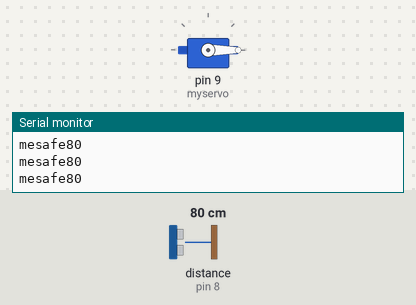
Bench run of a sketch on a simulated Arduino Uno, built with avr-gcc and run on an emulated ATmega328P. Parts: servo, the last lines printed to the serial monitor. The test bench sets the inputs (shaded band); at power-on: distance to the obstacle (sensor on pin 8) 80 cm. The echo pulse lasts 58.3 µs per cm.

Above: at 1.3 s.
1.4 s: distance to the obstacle (sensor on pin 8) set to 8 cm
2.9 s: distance to the obstacle (sensor on pin 8) set to 5 cm
At 4.3 s:
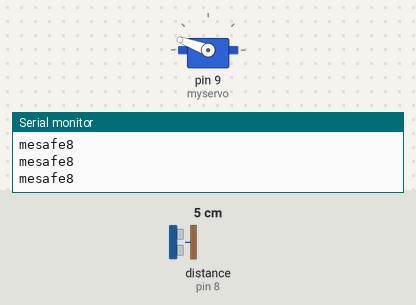
Timing chart, 0 to 5.9 s (numbered marks = the images above; inputs shaded):
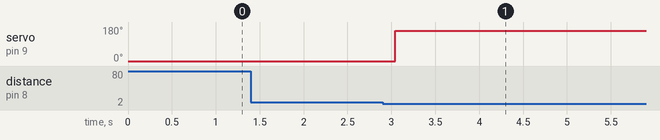

The sketch:

0612SmartBin.ino
```cpp
#include<Servo.h>                //Adding the Servo library

Servo myservo;            //Define an object named MyServo
const int eko=8;
const int trig=7;
int mesafe;
int sure;

void setup() {
  myservo.attach(9);           //We introduced the ninth pin arduino to the servo motor
  pinMode(trig,OUTPUT);
  pinMode(eko,INPUT);
}

void loop() {
  myservo.write(0);
  Serial.begin(9600);


  digitalWrite(trig, LOW);
  delayMicroseconds(1000);
  digitalWrite(trig, HIGH);
  delayMicroseconds(2000);
  digitalWrite(trig, LOW);
  sure = pulseIn(eko, HIGH);
  mesafe= (sure/29.1)/2;


  if(mesafe<=5){
    myservo.write(160);
    delay(5000);
  }


  if(mesafe>200)
mesafe=200;
Serial.print("mesafe");
Serial.println(mesafe);
delay(500);
}
```

Measured:
- the behaviour switches between 7 and 6 cm on distance to the obstacle (sensor on pin 8) (found by bisection; images 0 and 1)
- after the input at 2.9 s, servo on pin 9 (myservo): 0° → 160° after 0.14 s
